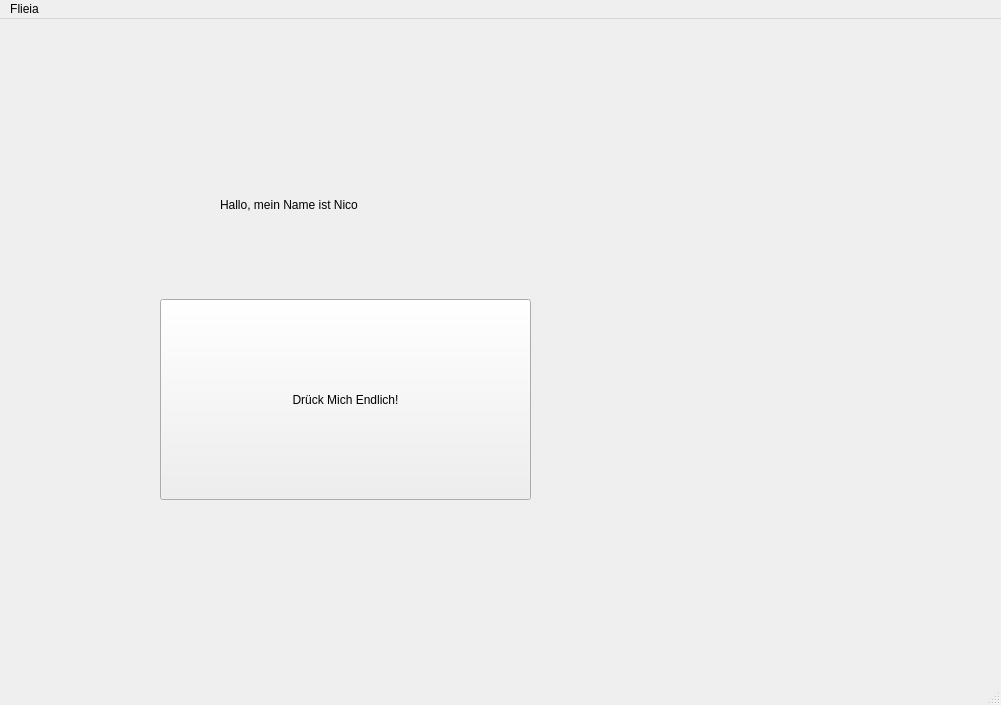
<?xml version="1.0" encoding="UTF-8"?>
<ui version="4.0">
 <class>MainWindow</class>
 <widget class="QMainWindow" name="MainWindow">
  <property name="geometry">
   <rect>
    <x>0</x>
    <y>0</y>
    <width>1001</width>
    <height>705</height>
   </rect>
  </property>
  <property name="windowTitle">
   <string>MainWindow</string>
  </property>
  <widget class="QWidget" name="centralwidget">
   <widget class="QPushButton" name="button1">
    <property name="geometry">
     <rect>
      <x>160</x>
      <y>280</y>
      <width>371</width>
      <height>201</height>
     </rect>
    </property>
    <property name="text">
     <string>Drück Mich Endlich!</string>
    </property>
   </widget>
   <widget class="QLabel" name="label1">
    <property name="geometry">
     <rect>
      <x>220</x>
      <y>140</y>
      <width>221</width>
      <height>91</height>
     </rect>
    </property>
    <property name="text">
     <string>Hallo, mein Name ist Nico</string>
    </property>
   </widget>
  </widget>
  <widget class="QMenuBar" name="menubar">
   <property name="geometry">
    <rect>
     <x>0</x>
     <y>0</y>
     <width>1001</width>
     <height>21</height>
    </rect>
   </property>
   <widget class="QMenu" name="menuFUck">
    <property name="title">
     <string>Flieia</string>
    </property>
   </widget>
   <addaction name="menuFUck"/>
  </widget>
  <widget class="QStatusBar" name="statusbar"/>
 </widget>
 <resources/>
 <connections/>
</ui>
